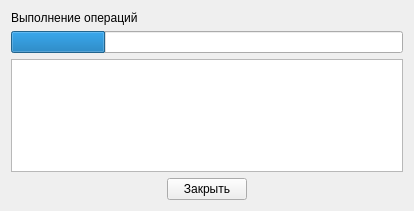
<?xml version="1.0" encoding="UTF-8"?>
<ui version="4.0">
 <class>FormWait</class>
 <widget class="QWidget" name="FormWait">
  <property name="geometry">
   <rect>
    <x>0</x>
    <y>0</y>
    <width>414</width>
    <height>211</height>
   </rect>
  </property>
  <property name="windowTitle">
   <string>Form</string>
  </property>
  <layout class="QGridLayout" name="gridLayout">
   <item row="0" column="0">
    <layout class="QVBoxLayout" name="verticalLayout">
     <item>
      <widget class="QLabel" name="label">
       <property name="text">
        <string>Выполнение операций</string>
       </property>
      </widget>
     </item>
     <item>
      <widget class="QProgressBar" name="progressBar">
       <property name="value">
        <number>24</number>
       </property>
       <property name="textVisible">
        <bool>false</bool>
       </property>
       <property name="orientation">
        <enum>Qt::Horizontal</enum>
       </property>
       <property name="textDirection">
        <enum>QProgressBar::TopToBottom</enum>
       </property>
      </widget>
     </item>
    </layout>
   </item>
   <item row="1" column="0">
    <widget class="QTextBrowser" name="textBrowser">
     <property name="textInteractionFlags">
      <set>Qt::LinksAccessibleByKeyboard|Qt::LinksAccessibleByMouse</set>
     </property>
    </widget>
   </item>
   <item row="2" column="0">
    <layout class="QHBoxLayout" name="horizontalLayout">
     <item>
      <spacer name="horizontalSpacer">
       <property name="orientation">
        <enum>Qt::Horizontal</enum>
       </property>
       <property name="sizeHint" stdset="0">
        <size>
         <width>40</width>
         <height>20</height>
        </size>
       </property>
      </spacer>
     </item>
     <item>
      <widget class="QPushButton" name="pushButton">
       <property name="text">
        <string>Закрыть</string>
       </property>
      </widget>
     </item>
     <item>
      <spacer name="horizontalSpacer_2">
       <property name="orientation">
        <enum>Qt::Horizontal</enum>
       </property>
       <property name="sizeHint" stdset="0">
        <size>
         <width>40</width>
         <height>20</height>
        </size>
       </property>
      </spacer>
     </item>
    </layout>
   </item>
  </layout>
 </widget>
 <resources/>
 <connections/>
</ui>
